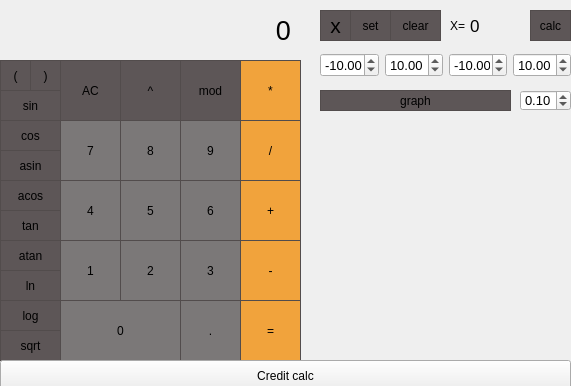
<?xml version="1.0" encoding="UTF-8"?>
<ui version="4.0">
 <class>MainWindow</class>
 <widget class="QMainWindow" name="MainWindow">
  <property name="enabled">
   <bool>true</bool>
  </property>
  <property name="geometry">
   <rect>
    <x>0</x>
    <y>0</y>
    <width>571</width>
    <height>386</height>
   </rect>
  </property>
  <property name="windowTitle">
   <string>Калькулятор</string>
  </property>
  <widget class="QWidget" name="centralwidget">
   <widget class="QLabel" name="result_show">
    <property name="geometry">
     <rect>
      <x>10</x>
      <y>0</y>
      <width>281</width>
      <height>61</height>
     </rect>
    </property>
    <property name="font">
     <font>
      <pointsize>20</pointsize>
     </font>
    </property>
    <property name="styleSheet">
     <string notr="true">QLabel {
  qproperty-alignment: 'AlignVCenter | AlignRight';
}

background-color : rgb(82, 76, 75);</string>
    </property>
    <property name="text">
     <string>0</string>
    </property>
    <property name="alignment">
     <set>Qt::AlignRight|Qt::AlignTrailing|Qt::AlignVCenter</set>
    </property>
   </widget>
   <widget class="QPushButton" name="pushButton_ac">
    <property name="geometry">
     <rect>
      <x>60</x>
      <y>60</y>
      <width>61</width>
      <height>61</height>
     </rect>
    </property>
    <property name="styleSheet">
     <string notr="true">QPushButton {
  background-color: rgb(93, 86, 87);
  border: 1px solid rgb(82, 76, 76);
}
QPushButton:pressed {
    background-color: qlineargradient(x1: 0, y1: 0, x2: 0, y2: 1,
                                      stop: 0 #BEBEBE, stop: 1 #D7D7D7);
}</string>
    </property>
    <property name="text">
     <string>AC</string>
    </property>
   </widget>
   <widget class="QPushButton" name="pushButton_pow">
    <property name="geometry">
     <rect>
      <x>120</x>
      <y>60</y>
      <width>61</width>
      <height>61</height>
     </rect>
    </property>
    <property name="styleSheet">
     <string notr="true">QPushButton {
  background-color: rgb(93, 86, 87);
  border: 1px solid rgb(82, 76, 76);
}
QPushButton:pressed {
    background-color: qlineargradient(x1: 0, y1: 0, x2: 0, y2: 1,
                                      stop: 0 #BEBEBE, stop: 1 #D7D7D7);
}</string>
    </property>
    <property name="text">
     <string>^</string>
    </property>
   </widget>
   <widget class="QPushButton" name="pushButton_mod">
    <property name="geometry">
     <rect>
      <x>180</x>
      <y>60</y>
      <width>61</width>
      <height>61</height>
     </rect>
    </property>
    <property name="styleSheet">
     <string notr="true">QPushButton {
  background-color: rgb(93, 86, 87);
  border: 1px solid rgb(82, 76, 76);
}
QPushButton:pressed {
    background-color: qlineargradient(x1: 0, y1: 0, x2: 0, y2: 1,
                                      stop: 0 #BEBEBE, stop: 1 #D7D7D7);
}</string>
    </property>
    <property name="text">
     <string>mod</string>
    </property>
   </widget>
   <widget class="QPushButton" name="pushButton_mult">
    <property name="geometry">
     <rect>
      <x>240</x>
      <y>60</y>
      <width>61</width>
      <height>61</height>
     </rect>
    </property>
    <property name="styleSheet">
     <string notr="true">QPushButton {
  background-color: rgb(241, 163, 60);
  border: 1px solid rgb(82, 76, 76);
}
QPushButton:pressed {
    background-color: qlineargradient(x1: 0, y1: 0, x2: 0, y2: 1,
                                      stop: 0 #BEBEBE, stop: 1 #D7D7D7);
}</string>
    </property>
    <property name="text">
     <string>*</string>
    </property>
   </widget>
   <widget class="QPushButton" name="pushButton_div">
    <property name="geometry">
     <rect>
      <x>240</x>
      <y>120</y>
      <width>61</width>
      <height>61</height>
     </rect>
    </property>
    <property name="styleSheet">
     <string notr="true">QPushButton {
  background-color: rgb(241, 163, 60);
  border: 1px solid rgb(82, 76, 76);
}
QPushButton:pressed {
    background-color: qlineargradient(x1: 0, y1: 0, x2: 0, y2: 1,
                                      stop: 0 #BEBEBE, stop: 1 #D7D7D7);
}</string>
    </property>
    <property name="text">
     <string>/</string>
    </property>
   </widget>
   <widget class="QPushButton" name="pushButton_7">
    <property name="geometry">
     <rect>
      <x>60</x>
      <y>120</y>
      <width>61</width>
      <height>61</height>
     </rect>
    </property>
    <property name="styleSheet">
     <string notr="true">QPushButton {
  background-color: rgb(123, 120, 120);
  border: 1px solid rgb(82, 76, 76);
}
QPushButton:pressed {
    background-color: qlineargradient(x1: 0, y1: 0, x2: 0, y2: 1,
                                      stop: 0 #BEBEBE, stop: 1 #D7D7D7);
}</string>
    </property>
    <property name="text">
     <string>7</string>
    </property>
   </widget>
   <widget class="QPushButton" name="pushButton_8">
    <property name="geometry">
     <rect>
      <x>120</x>
      <y>120</y>
      <width>61</width>
      <height>61</height>
     </rect>
    </property>
    <property name="styleSheet">
     <string notr="true">QPushButton {
  background-color: rgb(123, 120, 120);
  border: 1px solid rgb(82, 76, 76);
}
QPushButton:pressed {
    background-color: qlineargradient(x1: 0, y1: 0, x2: 0, y2: 1,
                                      stop: 0 #BEBEBE, stop: 1 #D7D7D7);
}</string>
    </property>
    <property name="text">
     <string>8</string>
    </property>
   </widget>
   <widget class="QPushButton" name="pushButton_9">
    <property name="geometry">
     <rect>
      <x>180</x>
      <y>120</y>
      <width>61</width>
      <height>61</height>
     </rect>
    </property>
    <property name="styleSheet">
     <string notr="true">QPushButton {
  background-color: rgb(123, 120, 120);
  border: 1px solid rgb(82, 76, 76);
}
QPushButton:pressed {
    background-color: qlineargradient(x1: 0, y1: 0, x2: 0, y2: 1,
                                      stop: 0 #BEBEBE, stop: 1 #D7D7D7);
}</string>
    </property>
    <property name="text">
     <string>9</string>
    </property>
   </widget>
   <widget class="QPushButton" name="pushButton_1">
    <property name="geometry">
     <rect>
      <x>60</x>
      <y>240</y>
      <width>61</width>
      <height>61</height>
     </rect>
    </property>
    <property name="styleSheet">
     <string notr="true">QPushButton {
  background-color: rgb(123, 120, 120);
  border: 1px solid rgb(82, 76, 76);
}
QPushButton:pressed {
    background-color: qlineargradient(x1: 0, y1: 0, x2: 0, y2: 1,
                                      stop: 0 #BEBEBE, stop: 1 #D7D7D7);
}</string>
    </property>
    <property name="text">
     <string>1</string>
    </property>
   </widget>
   <widget class="QPushButton" name="pushButton_2">
    <property name="geometry">
     <rect>
      <x>120</x>
      <y>240</y>
      <width>61</width>
      <height>61</height>
     </rect>
    </property>
    <property name="styleSheet">
     <string notr="true">QPushButton {
  background-color: rgb(123, 120, 120);
  border: 1px solid rgb(82, 76, 76);
}
QPushButton:pressed {
    background-color: qlineargradient(x1: 0, y1: 0, x2: 0, y2: 1,
                                      stop: 0 #BEBEBE, stop: 1 #D7D7D7);
}</string>
    </property>
    <property name="text">
     <string>2</string>
    </property>
   </widget>
   <widget class="QPushButton" name="pushButton_minus">
    <property name="geometry">
     <rect>
      <x>240</x>
      <y>240</y>
      <width>61</width>
      <height>61</height>
     </rect>
    </property>
    <property name="styleSheet">
     <string notr="true">QPushButton {
  background-color: rgb(241, 163, 60);
  border: 1px solid rgb(82, 76, 76);
}
QPushButton:pressed {
    background-color: qlineargradient(x1: 0, y1: 0, x2: 0, y2: 1,
                                      stop: 0 #BEBEBE, stop: 1 #D7D7D7);
}</string>
    </property>
    <property name="text">
     <string>-</string>
    </property>
   </widget>
   <widget class="QPushButton" name="pushButton_4">
    <property name="geometry">
     <rect>
      <x>60</x>
      <y>180</y>
      <width>61</width>
      <height>61</height>
     </rect>
    </property>
    <property name="styleSheet">
     <string notr="true">QPushButton {
  background-color: rgb(123, 120, 120);
  border: 1px solid rgb(82, 76, 76);
}
QPushButton:pressed {
    background-color: qlineargradient(x1: 0, y1: 0, x2: 0, y2: 1,
                                      stop: 0 #BEBEBE, stop: 1 #D7D7D7);
}</string>
    </property>
    <property name="text">
     <string>4</string>
    </property>
   </widget>
   <widget class="QPushButton" name="pushButton_3">
    <property name="geometry">
     <rect>
      <x>180</x>
      <y>240</y>
      <width>61</width>
      <height>61</height>
     </rect>
    </property>
    <property name="styleSheet">
     <string notr="true">QPushButton {
  background-color: rgb(123, 120, 120);
  border: 1px solid rgb(82, 76, 76);
}
QPushButton:pressed {
    background-color: qlineargradient(x1: 0, y1: 0, x2: 0, y2: 1,
                                      stop: 0 #BEBEBE, stop: 1 #D7D7D7);
}</string>
    </property>
    <property name="text">
     <string>3</string>
    </property>
   </widget>
   <widget class="QPushButton" name="pushButton_plus">
    <property name="geometry">
     <rect>
      <x>240</x>
      <y>180</y>
      <width>61</width>
      <height>61</height>
     </rect>
    </property>
    <property name="styleSheet">
     <string notr="true">QPushButton {
  background-color: rgb(241, 163, 60);
  border: 1px solid rgb(82, 76, 76);
}
QPushButton:pressed {
    background-color: qlineargradient(x1: 0, y1: 0, x2: 0, y2: 1,
                                      stop: 0 #BEBEBE, stop: 1 #D7D7D7);
}</string>
    </property>
    <property name="text">
     <string>+</string>
    </property>
   </widget>
   <widget class="QPushButton" name="pushButton_5">
    <property name="geometry">
     <rect>
      <x>120</x>
      <y>180</y>
      <width>61</width>
      <height>61</height>
     </rect>
    </property>
    <property name="styleSheet">
     <string notr="true">QPushButton {
  background-color: rgb(123, 120, 120);
  border: 1px solid rgb(82, 76, 76);
}
QPushButton:pressed {
    background-color: qlineargradient(x1: 0, y1: 0, x2: 0, y2: 1,
                                      stop: 0 #BEBEBE, stop: 1 #D7D7D7);
}</string>
    </property>
    <property name="text">
     <string>5</string>
    </property>
   </widget>
   <widget class="QPushButton" name="pushButton_6">
    <property name="geometry">
     <rect>
      <x>180</x>
      <y>180</y>
      <width>61</width>
      <height>61</height>
     </rect>
    </property>
    <property name="styleSheet">
     <string notr="true">QPushButton {
  background-color: rgb(123, 120, 120);
  border: 1px solid rgb(82, 76, 76);
}
QPushButton:pressed {
    background-color: qlineargradient(x1: 0, y1: 0, x2: 0, y2: 1,
                                      stop: 0 #BEBEBE, stop: 1 #D7D7D7);
}</string>
    </property>
    <property name="text">
     <string>6</string>
    </property>
   </widget>
   <widget class="QPushButton" name="pushButton_eq">
    <property name="geometry">
     <rect>
      <x>240</x>
      <y>300</y>
      <width>61</width>
      <height>61</height>
     </rect>
    </property>
    <property name="styleSheet">
     <string notr="true">QPushButton {
  background-color: rgb(241, 163, 60);
  border: 1px solid rgb(82, 76, 76);
}
QPushButton:pressed {
    background-color: qlineargradient(x1: 0, y1: 0, x2: 0, y2: 1,
                                      stop: 0 #BEBEBE, stop: 1 #D7D7D7);
}</string>
    </property>
    <property name="text">
     <string>=</string>
    </property>
   </widget>
   <widget class="QPushButton" name="pushButton_0">
    <property name="geometry">
     <rect>
      <x>60</x>
      <y>300</y>
      <width>121</width>
      <height>61</height>
     </rect>
    </property>
    <property name="styleSheet">
     <string notr="true">QPushButton {
  background-color: rgb(123, 120, 120);
  border: 1px solid rgb(82, 76, 76);
}
QPushButton:pressed {
    background-color: qlineargradient(x1: 0, y1: 0, x2: 0, y2: 1,
                                      stop: 0 #BEBEBE, stop: 1 #D7D7D7);
}</string>
    </property>
    <property name="text">
     <string>0</string>
    </property>
   </widget>
   <widget class="QPushButton" name="pushButton_dot">
    <property name="geometry">
     <rect>
      <x>180</x>
      <y>300</y>
      <width>61</width>
      <height>61</height>
     </rect>
    </property>
    <property name="styleSheet">
     <string notr="true">QPushButton {
  background-color: rgb(123, 120, 120);
  border: 1px solid rgb(82, 76, 76);
}
QPushButton:pressed {
    background-color: qlineargradient(x1: 0, y1: 0, x2: 0, y2: 1,
                                      stop: 0 #BEBEBE, stop: 1 #D7D7D7);
}</string>
    </property>
    <property name="text">
     <string>.</string>
    </property>
   </widget>
   <widget class="QPushButton" name="pushButton_sin">
    <property name="geometry">
     <rect>
      <x>0</x>
      <y>90</y>
      <width>61</width>
      <height>31</height>
     </rect>
    </property>
    <property name="styleSheet">
     <string notr="true">QPushButton {
  background-color: rgb(93, 86, 87);
  border: 1px solid rgb(82, 76, 76);
}
QPushButton:pressed {
    background-color: qlineargradient(x1: 0, y1: 0, x2: 0, y2: 1,
                                      stop: 0 #BEBEBE, stop: 1 #D7D7D7);
}</string>
    </property>
    <property name="text">
     <string>sin</string>
    </property>
   </widget>
   <widget class="QPushButton" name="pushButton_cos">
    <property name="geometry">
     <rect>
      <x>0</x>
      <y>120</y>
      <width>61</width>
      <height>31</height>
     </rect>
    </property>
    <property name="styleSheet">
     <string notr="true">QPushButton {
  background-color: rgb(93, 86, 87);
  border: 1px solid rgb(82, 76, 76);
}
QPushButton:pressed {
    background-color: qlineargradient(x1: 0, y1: 0, x2: 0, y2: 1,
                                      stop: 0 #BEBEBE, stop: 1 #D7D7D7);
}</string>
    </property>
    <property name="text">
     <string>cos</string>
    </property>
   </widget>
   <widget class="QPushButton" name="pushButton_acos">
    <property name="geometry">
     <rect>
      <x>0</x>
      <y>180</y>
      <width>61</width>
      <height>31</height>
     </rect>
    </property>
    <property name="styleSheet">
     <string notr="true">QPushButton {
  background-color: rgb(93, 86, 87);
  border: 1px solid rgb(82, 76, 76);
}
QPushButton:pressed {
    background-color: qlineargradient(x1: 0, y1: 0, x2: 0, y2: 1,
                                      stop: 0 #BEBEBE, stop: 1 #D7D7D7);
}</string>
    </property>
    <property name="text">
     <string>acos</string>
    </property>
   </widget>
   <widget class="QPushButton" name="pushButton_asin">
    <property name="geometry">
     <rect>
      <x>0</x>
      <y>150</y>
      <width>61</width>
      <height>31</height>
     </rect>
    </property>
    <property name="styleSheet">
     <string notr="true">QPushButton {
  background-color: rgb(93, 86, 87);
  border: 1px solid rgb(82, 76, 76);
}
QPushButton:pressed {
    background-color: qlineargradient(x1: 0, y1: 0, x2: 0, y2: 1,
                                      stop: 0 #BEBEBE, stop: 1 #D7D7D7);
}</string>
    </property>
    <property name="text">
     <string>asin</string>
    </property>
   </widget>
   <widget class="QPushButton" name="pushButton_ln">
    <property name="geometry">
     <rect>
      <x>0</x>
      <y>270</y>
      <width>61</width>
      <height>31</height>
     </rect>
    </property>
    <property name="styleSheet">
     <string notr="true">QPushButton {
  background-color: rgb(93, 86, 87);
  border: 1px solid rgb(82, 76, 76);
}
QPushButton:pressed {
    background-color: qlineargradient(x1: 0, y1: 0, x2: 0, y2: 1,
                                      stop: 0 #BEBEBE, stop: 1 #D7D7D7);
}</string>
    </property>
    <property name="text">
     <string>ln</string>
    </property>
   </widget>
   <widget class="QPushButton" name="pushButton_log">
    <property name="geometry">
     <rect>
      <x>0</x>
      <y>300</y>
      <width>61</width>
      <height>31</height>
     </rect>
    </property>
    <property name="styleSheet">
     <string notr="true">QPushButton {
  background-color: rgb(93, 86, 87);
  border: 1px solid rgb(82, 76, 76);
}
QPushButton:pressed {
    background-color: qlineargradient(x1: 0, y1: 0, x2: 0, y2: 1,
                                      stop: 0 #BEBEBE, stop: 1 #D7D7D7);
}</string>
    </property>
    <property name="text">
     <string>log</string>
    </property>
   </widget>
   <widget class="QPushButton" name="pushButton_atan">
    <property name="geometry">
     <rect>
      <x>0</x>
      <y>240</y>
      <width>61</width>
      <height>31</height>
     </rect>
    </property>
    <property name="styleSheet">
     <string notr="true">QPushButton {
  background-color: rgb(93, 86, 87);
  border: 1px solid rgb(82, 76, 76);
}
QPushButton:pressed {
    background-color: qlineargradient(x1: 0, y1: 0, x2: 0, y2: 1,
                                      stop: 0 #BEBEBE, stop: 1 #D7D7D7);
}</string>
    </property>
    <property name="text">
     <string>atan</string>
    </property>
   </widget>
   <widget class="QPushButton" name="pushButton_tan">
    <property name="geometry">
     <rect>
      <x>0</x>
      <y>210</y>
      <width>61</width>
      <height>31</height>
     </rect>
    </property>
    <property name="styleSheet">
     <string notr="true">QPushButton {
  background-color: rgb(93, 86, 87);
  border: 1px solid rgb(82, 76, 76);
}
QPushButton:pressed {
    background-color: qlineargradient(x1: 0, y1: 0, x2: 0, y2: 1,
                                      stop: 0 #BEBEBE, stop: 1 #D7D7D7);
}</string>
    </property>
    <property name="text">
     <string>tan</string>
    </property>
   </widget>
   <widget class="QPushButton" name="pushButton_ob">
    <property name="geometry">
     <rect>
      <x>0</x>
      <y>60</y>
      <width>31</width>
      <height>31</height>
     </rect>
    </property>
    <property name="styleSheet">
     <string notr="true">QPushButton {
  background-color: rgb(93, 86, 87);
  border: 1px solid rgb(82, 76, 76);
}
QPushButton:pressed {
    background-color: qlineargradient(x1: 0, y1: 0, x2: 0, y2: 1,
                                      stop: 0 #BEBEBE, stop: 1 #D7D7D7);
}</string>
    </property>
    <property name="text">
     <string>(</string>
    </property>
   </widget>
   <widget class="QPushButton" name="pushButton_cb">
    <property name="geometry">
     <rect>
      <x>30</x>
      <y>60</y>
      <width>31</width>
      <height>31</height>
     </rect>
    </property>
    <property name="styleSheet">
     <string notr="true">QPushButton {
  background-color: rgb(93, 86, 87);
  border: 1px solid rgb(82, 76, 76);
}
QPushButton:pressed {
    background-color: qlineargradient(x1: 0, y1: 0, x2: 0, y2: 1,
                                      stop: 0 #BEBEBE, stop: 1 #D7D7D7);
}</string>
    </property>
    <property name="text">
     <string>)</string>
    </property>
   </widget>
   <widget class="QPushButton" name="pushButton_x">
    <property name="geometry">
     <rect>
      <x>320</x>
      <y>10</y>
      <width>31</width>
      <height>31</height>
     </rect>
    </property>
    <property name="font">
     <font>
      <pointsize>16</pointsize>
     </font>
    </property>
    <property name="styleSheet">
     <string notr="true">QPushButton {
  background-color: rgb(93, 86, 87);
  border: 1px solid rgb(82, 76, 76);
}
QPushButton:pressed {
    background-color: qlineargradient(x1: 0, y1: 0, x2: 0, y2: 1,
                                      stop: 0 #BEBEBE, stop: 1 #D7D7D7);
}</string>
    </property>
    <property name="text">
     <string>x</string>
    </property>
   </widget>
   <widget class="QPushButton" name="pushButton_sqrt">
    <property name="geometry">
     <rect>
      <x>0</x>
      <y>330</y>
      <width>61</width>
      <height>31</height>
     </rect>
    </property>
    <property name="styleSheet">
     <string notr="true">QPushButton {
  background-color: rgb(93, 86, 87);
  border: 1px solid rgb(82, 76, 76);
}
QPushButton:pressed {
    background-color: qlineargradient(x1: 0, y1: 0, x2: 0, y2: 1,
                                      stop: 0 #BEBEBE, stop: 1 #D7D7D7);
}</string>
    </property>
    <property name="text">
     <string>sqrt</string>
    </property>
   </widget>
   <widget class="QLabel" name="x_g">
    <property name="geometry">
     <rect>
      <x>470</x>
      <y>10</y>
      <width>51</width>
      <height>31</height>
     </rect>
    </property>
    <property name="font">
     <font>
      <pointsize>13</pointsize>
     </font>
    </property>
    <property name="styleSheet">
     <string notr="true">QPushButton {
  background-color: rgb(232, 231, 233);
  border: 1px solid rgb(82, 76, 76);
}</string>
    </property>
    <property name="text">
     <string>0</string>
    </property>
   </widget>
   <widget class="QPushButton" name="pushButton_set_x">
    <property name="geometry">
     <rect>
      <x>350</x>
      <y>10</y>
      <width>41</width>
      <height>31</height>
     </rect>
    </property>
    <property name="styleSheet">
     <string notr="true">QPushButton {
  background-color: rgb(93, 86, 87);
  border: 1px solid rgb(82, 76, 76);
}
QPushButton:pressed {
    background-color: qlineargradient(x1: 0, y1: 0, x2: 0, y2: 1,
                                      stop: 0 #BEBEBE, stop: 1 #D7D7D7);
}</string>
    </property>
    <property name="text">
     <string>set</string>
    </property>
   </widget>
   <widget class="QPushButton" name="pushButton_clear_x">
    <property name="geometry">
     <rect>
      <x>390</x>
      <y>10</y>
      <width>51</width>
      <height>31</height>
     </rect>
    </property>
    <property name="styleSheet">
     <string notr="true">QPushButton {
  background-color: rgb(93, 86, 87);
  border: 1px solid rgb(82, 76, 76);
}
QPushButton:pressed {
    background-color: qlineargradient(x1: 0, y1: 0, x2: 0, y2: 1,
                                      stop: 0 #BEBEBE, stop: 1 #D7D7D7);
}</string>
    </property>
    <property name="text">
     <string>clear</string>
    </property>
   </widget>
   <widget class="QPushButton" name="pushButton_graph">
    <property name="geometry">
     <rect>
      <x>320</x>
      <y>90</y>
      <width>191</width>
      <height>21</height>
     </rect>
    </property>
    <property name="styleSheet">
     <string notr="true">QPushButton {
  background-color: rgb(93, 86, 87);
  border: 1px solid rgb(82, 76, 76);
}
QPushButton:pressed {
    background-color: qlineargradient(x1: 0, y1: 0, x2: 0, y2: 1,
                                      stop: 0 #BEBEBE, stop: 1 #D7D7D7);
}</string>
    </property>
    <property name="text">
     <string>graph</string>
    </property>
   </widget>
   <widget class="QPushButton" name="pushButton_calc_x">
    <property name="geometry">
     <rect>
      <x>530</x>
      <y>10</y>
      <width>41</width>
      <height>31</height>
     </rect>
    </property>
    <property name="styleSheet">
     <string notr="true">QPushButton {
  background-color: rgb(93, 86, 87);
  border: 1px solid rgb(82, 76, 76);
}
QPushButton:pressed {
    background-color: qlineargradient(x1: 0, y1: 0, x2: 0, y2: 1,
                                      stop: 0 #BEBEBE, stop: 1 #D7D7D7);
}</string>
    </property>
    <property name="text">
     <string>calc</string>
    </property>
   </widget>
   <widget class="QLabel" name="label">
    <property name="geometry">
     <rect>
      <x>450</x>
      <y>10</y>
      <width>21</width>
      <height>31</height>
     </rect>
    </property>
    <property name="text">
     <string>X=</string>
    </property>
   </widget>
   <widget class="QCustomPlot" name="widget" native="true">
    <property name="geometry">
     <rect>
      <x>320</x>
      <y>120</y>
      <width>251</width>
      <height>241</height>
     </rect>
    </property>
   </widget>
   <widget class="QWidget" name="horizontalLayoutWidget">
    <property name="geometry">
     <rect>
      <x>320</x>
      <y>50</y>
      <width>251</width>
      <height>31</height>
     </rect>
    </property>
    <layout class="QHBoxLayout" name="horizontalLayout">
     <item>
      <widget class="QDoubleSpinBox" name="doubleSpinBox_x_min">
       <property name="font">
        <font>
         <pointsize>10</pointsize>
        </font>
       </property>
       <property name="minimum">
        <double>-1000000.000000000000000</double>
       </property>
       <property name="maximum">
        <double>1000000.000000000000000</double>
       </property>
       <property name="value">
        <double>-10.000000000000000</double>
       </property>
      </widget>
     </item>
     <item>
      <widget class="QDoubleSpinBox" name="doubleSpinBox_x_max">
       <property name="font">
        <font>
         <pointsize>10</pointsize>
        </font>
       </property>
       <property name="minimum">
        <double>-1000000.000000000000000</double>
       </property>
       <property name="maximum">
        <double>1000000.000000000000000</double>
       </property>
       <property name="value">
        <double>10.000000000000000</double>
       </property>
      </widget>
     </item>
     <item>
      <widget class="QDoubleSpinBox" name="doubleSpinBox_y_min">
       <property name="font">
        <font>
         <pointsize>10</pointsize>
        </font>
       </property>
       <property name="minimum">
        <double>-1000000.000000000000000</double>
       </property>
       <property name="maximum">
        <double>1000000.000000000000000</double>
       </property>
       <property name="value">
        <double>-10.000000000000000</double>
       </property>
      </widget>
     </item>
     <item>
      <widget class="QDoubleSpinBox" name="doubleSpinBox_y_max">
       <property name="font">
        <font>
         <pointsize>10</pointsize>
        </font>
       </property>
       <property name="minimum">
        <double>-1000000.000000000000000</double>
       </property>
       <property name="maximum">
        <double>1000000.000000000000000</double>
       </property>
       <property name="value">
        <double>10.000000000000000</double>
       </property>
      </widget>
     </item>
    </layout>
   </widget>
   <widget class="QDoubleSpinBox" name="doubleSpinBox_h">
    <property name="geometry">
     <rect>
      <x>520</x>
      <y>90</y>
      <width>51</width>
      <height>21</height>
     </rect>
    </property>
    <property name="font">
     <font>
      <pointsize>10</pointsize>
     </font>
    </property>
    <property name="minimum">
     <double>-1000000.000000000000000</double>
    </property>
    <property name="maximum">
     <double>1000000.000000000000000</double>
    </property>
    <property name="singleStep">
     <double>0.100000000000000</double>
    </property>
    <property name="value">
     <double>0.100000000000000</double>
    </property>
   </widget>
   <widget class="QPushButton" name="pushButton">
    <property name="geometry">
     <rect>
      <x>0</x>
      <y>360</y>
      <width>571</width>
      <height>31</height>
     </rect>
    </property>
    <property name="text">
     <string>Credit calc</string>
    </property>
   </widget>
  </widget>
 </widget>
 <customwidgets>
  <customwidget>
   <class>QCustomPlot</class>
   <extends>QWidget</extends>
   <header>qcustomplot.h</header>
   <container>1</container>
  </customwidget>
 </customwidgets>
 <resources/>
 <connections/>
</ui>
